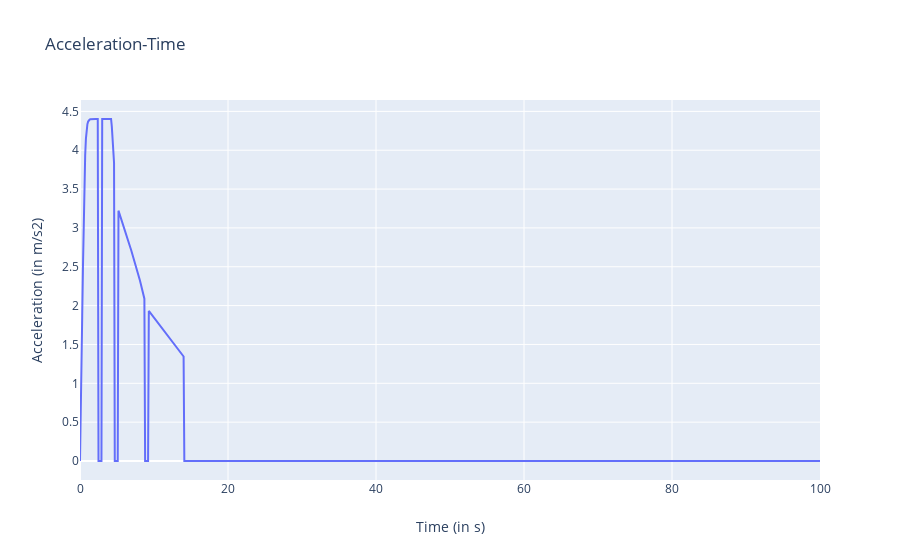

Notebook cell for this chart:
### Code cell
# plots acceleration versus time graph of the vehicle.
layout = go.Layout(title="Acceleration-Time",
                xaxis=dict(title='Time (in s)'),
                yaxis=dict(title='Acceleration (in m/s2)'))
data = [dict(x=outputs['times'], y=outputs['accelerations'])]
fig = go.Figure(data=data, layout=layout)
iplot(fig)

### Figure 1 — Plotly figure (JSON) as saved in the notebook; plotly's stock layout.template omitted (floating-point values rounded to 4 significant figures; data arrays with more than 128 entries replaced by an {"elided": "..."} marker saying what was removed)
{"data": [{"type": "scatter", "x": {"elided": "1001 float values"}, "y": {"elided": "1001 float values"}}], "layout": {"title": {"text": "Acceleration-Time"}, "xaxis": {"title": {"text": "Time (in s)"}}, "yaxis": {"title": {"text": "Acceleration (in m/s2)"}}}}
